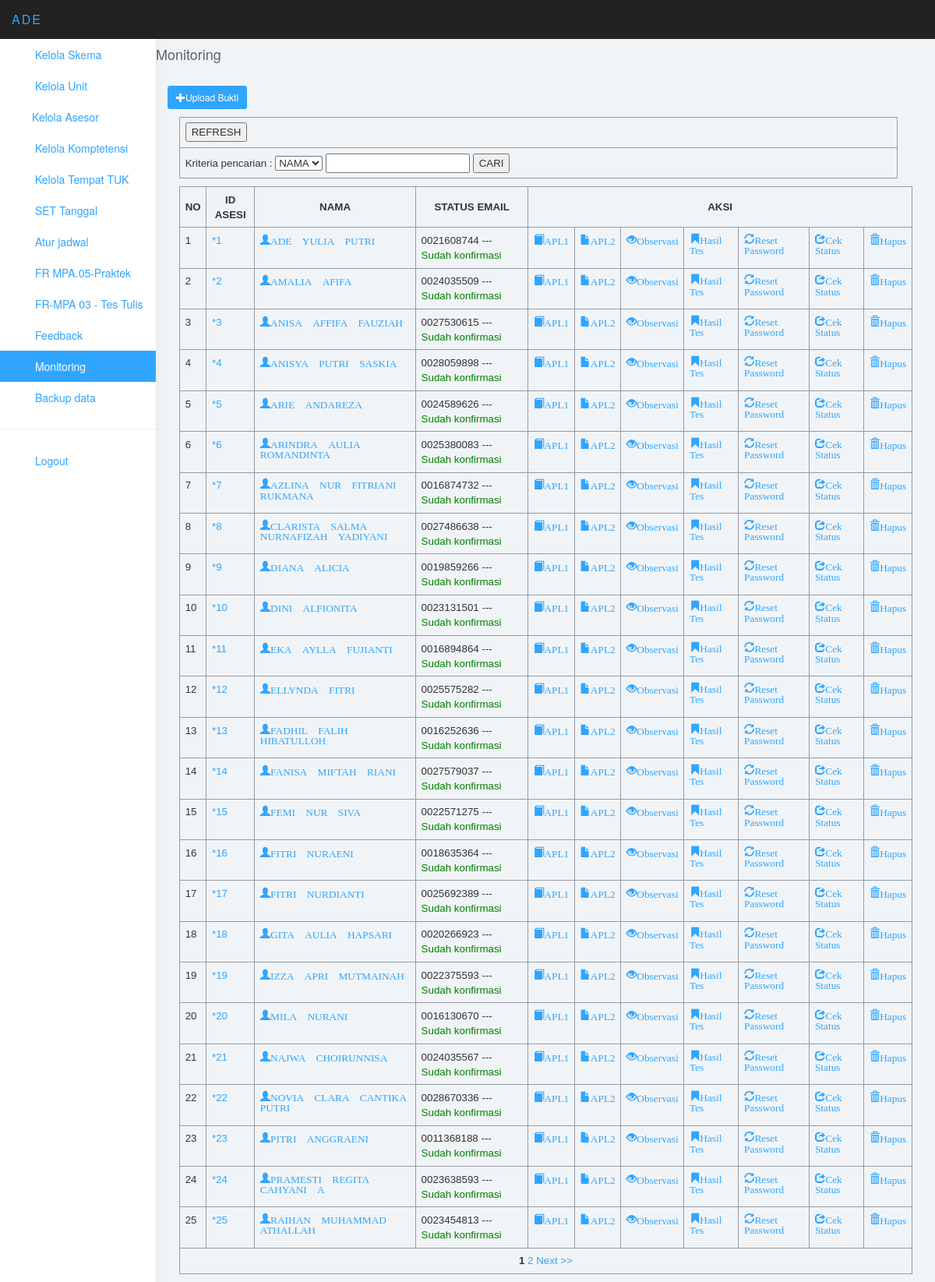
Screenshot of /lummenu/moniasesi1.php (signed in) with the database file from the repository.
### tables this page shows
CREATE TABLE `lsp_usertbl` (
  `id_user` int(11) NOT NULL AUTO_INCREMENT,
  `nama` varchar(50) NOT NULL,
  `email` varchar(50) NOT NULL,
  `password` varchar(50) NOT NULL,
  `status` varchar(1) NOT NULL,
  `kode` date NOT NULL,
  `level` enum('lsp','asesor','peserta') NOT NULL,
  `notelp` varchar(25) NOT NULL,
  `linkttd` varchar(100) NOT NULL,
  PRIMARY KEY (`id_user`)
);

### lummenu/moniasesi1.php (the view, shortened to what this page needs)
<!DOCTYPE html>
<html>
<head>
<link href="css/bootstrap.min.css" rel="stylesheet">
<link href="css/datepicker3.css" rel="stylesheet">
<link href="css/styles.css" rel="stylesheet">
<link href="css/adminstyle.css" rel="stylesheet">
<link href='../css/tombol.css' rel='stylesheet' type='text/css'>
<?php
if (empty($_SESSION['username']) AND empty($_SESSION['password'])){
 echo "<center><link href='css/adminstyle.css' rel='stylesheet' type='text/css'>
 <strong> Anda Harus Login Dahulu ...!</strong><br>";
 echo "<a href=../lsp_login.php class='btn btn-primary btn-sm' role='button'> Kembali</a></center>";
}
else{
?>
</head>
<body>
<?php if(isset($_SESSION['username'])) { $uname=$_SESSION['username'];}
$l="SELECT * FROM lsp_usertbl WHERE email='".$uname."'";
$resultx=mysql_query($l);
$hasilx=mysql_fetch_array($resultx);
$namax=$hasilx['nama'];
?>
	<nav class="navbar navbar-inverse navbar-fixed-top" role="navigation">
		<div class="container-fluid">
			<div class="navbar-header">
				<a class="navbar-brand"><span><?php echo $namax ;?></span></a>
			</div>
		</div>
	</nav>
	<div id="sidebar-collapse" class="col-sm-3 col-lg-2 sidebar">
		<ul class="nav menu">
			<li ><a href="inputskema.php"><svg class="glyph stroked paperclip"><use xlink:href="#stroked-paperclip"/></svg> Kelola Skema</a></li>
			<li ><a href="inputunit.php"><svg class="glyph stroked chain"><use xlink:href="#stroked-chain"/></svg> Kelola Unit</a></li>
			<li><a href="inputasesor.php"><svg class="glyph stroked male user "><use xlink:href="#stroked-male-user"/></svg>Kelola Asesor</a></li>
			<li><a href="inputelemen.php"><svg class="glyph stroked star"><use xlink:href="#stroked-star"/></svg> Kelola Komptetensi</a></li>
			<li><a href="inputtempattuk.php"><svg class="glyph stroked home"><use xlink:href="#stroked-home"/></svg> Kelola Tempat TUK</a></li>
<li><a href="settanggal.php"><svg class="glyph stroked clock"><use xlink:href="#stroked-clock"/></svg> SET Tanggal</a></li>
<li><a href="pemetaanasesor.php"><svg class="glyph stroked calendar"><use xlink:href="#stroked-calendar"/></use></svg> Atur jadwal</a></li>
<li><a href="inputpraktek.php"><svg class="glyph stroked pen tip"><use xlink:href="#stroked-pen-tip"/></svg> FR MPA.05-Praktek</a></li>
<li><a href="inputtestulis.php"><svg class="glyph stroked clipboard with paper"><use xlink:href="#stroked-clipboard-with-paper"/></svg> FR-MPA 03 - Tes Tulis </a></li>
<li><a href="inputfeed.php"><svg class="glyph stroked usb flash drive"><use xlink:href="#stroked-usb-flash-drive"/></svg> Feedback</a></li>
<li  class="active"><a href="monitorasesi.php"><svg class="glyph stroked desktop computer and mobile"><use xlink:href="#stroked-desktop-computer-and-mobile"/></svg> Monitoring</a></li>
<li><a href="backupdata.php"><svg class="glyph stroked download"><use xlink:href="#stroked-download"/></svg> Backup data</a></li>
			<li role="presentation" class="divider"></li>
			<li><a href="../logout.php"><svg class="glyph stroked lock"><use xlink:href="#stroked-lock"/></svg> Logout</a></li>
		</ul>
	</div>
	<div class="col-sm-9 col-sm-offset-3 col-lg-10 col-lg-offset-2 main">
		<div class="row">
			<h4>Monitoring</h4>
</div>
		<div class="row">
			<div class="col-lg-12">
<body>
<br/>
<?php echo "<a href=\"".$_SERVER['PHP_SELF'].
        "?op=uploadgbr\" class='btn btn-primary btn-sm' role='button'> <span class='glyphicon glyphicon-plus'></span>Upload Bukti</a>";?>
<table width="95%">
<tr><td><input type="button" value="REFRESH" onclick="window.location='monitorasesi.php'">
<form method="post" action="moniasesi1.php">
<tr><td>Kriteria pencarian :
<select name="txtkriteria">
<option value="nama"> NAMA
</select>
<input type="text" name="txtcari">
<input type="submit" value="CARI"><br></td>
</table>
<table  width="97%">
<th align="center"> NO </th>
<th align="center"> ID Asesi</th>
<th align="center"> NAMA </th>
<th align="center"> Status Email </th>
<th colspan="7" align="center"> Aksi </th>
<tr>
<?php
$dataPerPage = 25;
if(isset($_GET['page']))
{
    $noPage = $_GET['page'];
}
else $noPage = 1;
$offset = ($noPage - 1) * $dataPerPage;
if($_POST['sqlaction']=="SEARCH"){
$sql="Select * from lsp_usertbl WHERE level='peserta' and ".
$_POST['txtkriteria']." LIKE '%".
$_POST['txtcari']."%' LIMIT $offset, $dataPerPage";
} else {
$sql="select * from lsp_usertbl where level='peserta' order by id_user LIMIT $offset, $dataPerPage";
}
$result=mysql_query($sql);
$number=1;
while ($row=mysql_fetch_row($result)){
if($row[4]==1){$konok='Sudah konfirmasi'; $wrn='green';} else { $konok='Belum Konfirmasi'; $wrn='red';}
echo "<tr>";
echo "<td>".$number."</td>";
echo "<td align=left><a href=\"".$_SERVER['PHP_SELF'].
        "?op=edit&email=".$row[2]."\" title='Edit Biodata'>*".$row[0]."</a></td>";
echo "<td align=left><a href=../siswa/biodatasiswa.php?email=" .trim($row[2]). " target=_blank><span class='glyphicon glyphicon-user'>".$row[1]."</td></a>";
echo "<td align=center>".$row[2]." --- <font color='$wrn'>".$konok."</font></td>";
echo "<td><a href=\"".$_SERVER['PHP_SELF'].
        "?op=validasi&idasesi=".$row[0]."&nama=".$row[1]."\"><span class='glyphicon glyphicon-book'>APL1</a>";
echo "<td><a href=\"".$_SERVER['PHP_SELF'].
        "?op=validasiapl2&idasesi=".$row[0]."&nama=".$row[1]."&email=".$row[2]."\"><span class='glyphicon glyphicon-file'>APL2</a>";
echo "<td><a href=\"".$_SERVER['PHP_SELF'].
        "?op=observasi&idasesi=".$row[0]."&nama=".$row[1]."&email=".$row[2]."\"><span class='glyphicon glyphicon-eye-open'>Observasi</a>";
echo "<td><a href=\"".$_SERVER['PHP_SELF'].
        "?op=rekaphasiltes&idasesi=".$row[0]."&nama=".$row[1]."&email=".$row[2]."\"><span class='glyphicon glyphicon-bookmark'>Hasil Tes</a>";
echo "<td><a href=\"".$_SERVER['PHP_SELF'].
        "?op=ubahpassword&idasesi=".$row[0]."\"><span class='glyphicon glyphicon-refresh'>Reset Password</a>";
echo "<td><a href=\"".$_SERVER['PHP_SELF'].
        "?op=cekstatus&email=".$row[2]."&idasesi=".$row[0]."\"><span class='glyphicon glyphicon-share'>Cek Status</font></a>";
echo "<td><a href=\"".$_SERVER['PHP_SELF'].
        "?op=delete&idasesi=".$row[0]."\"><span class='glyphicon glyphicon-trash'>Hapus</font></a>";
$number++;
}
echo"<tr><td colspan=11><center>";
$query   = "SELECT COUNT(*) AS jumData FROM lsp_usertbl where level='peserta'";
$hasil  = mysql_query($query);
$data     = mysql_fetch_array($hasil);
$jumData = $data['jumData'];
$jumPage = ceil($jumData/$dataPerPage);
for($page = 1; $page <= $jumPage; $page++)
{
         if ((($page >= $noPage - 3) && ($page <= $noPage + 3)) || ($page == 1) || ($page == $jumPage))
         {
            if ($page == $noPage) echo " <span class=active_tnt_link><b> ".$page." </b></span> ";
            else echo "<a href='".$_SERVER['PHP_SELF']."?page=".$page."'> ".$page."</a> ";
         }
}
if ($noPage < $jumPage) echo "<a href='".$_SERVER['PHP_SELF']."?page=".($noPage+1)."'>Next &gt&gt;</a>";
echo "</center></td></tr></table>";
}
?>
                </div>
         </div>
</body>
</html>

### lummenu/css/styles.css (style rules this page uses)
body { background: #f1f4f7; padding-top: 50px; color: #5f6468; }
a, a:hover, a:focus { color: #30a5ff; }
h1, h2, h3, h4, h5, h6 { color: #5f6468; }
h3, h4 { font-weight: 300; }
.navbar-header .navbar-brand { color: #fff; font-size: 16px; text-transform: uppercase; font-weight: 500; letter-spacing: 2px; }
.navbar-header .navbar-brand span { color: #30a5ff; }
.btn-primary, .btn-primary:hover, .btn-primary:focus, .btn-primary:active, .btn-primary.active, .open > .dropdown-toggle.btn-primary, .btn-primary.disabled, .btn-primary[disabled], fieldset[disabled] .btn-primary, .btn-primary.disabled:hover, .btn-primary[disabled]:hover, fieldset[disabled] .btn-primary:hover, .btn-primary.disabled:focus, .btn-primary[disabled]:focus, fieldset[disabled] .btn-primary:focus, .btn-primary.disabled:active, .btn-primary[disabled]:active, fieldset[disabled] .btn-primary:active, .btn-primary.disabled.active, .btn-primary[disabled].active, fieldset[disabled] .btn-primary.active { background-color: #30a5ff; border-color: #30a5ff; }
.navbar { border: 0; }
.sidebar { display: block; background-color: #fff; padding: 0; display: none; }
@media (min-width: 768px) { .sidebar { display: block; position: fixed; top: 50px; bottom: 0; left: 0; z-index: 1000; display: block; margin: 0; padding: 0; overflow-x: hidden; overflow-y: auto; background-color: #fff; box-shadow: 1px 0px 10px rgba(0, 0, 0, .05); } }
@media (min-width: 768px) { .navbar-header { width: 100%; } }
.sidebar ul.nav .active a, .sidebar ul.nav li.parent a.active, .sidebar ul.nav .active > a:hover, .sidebar ul.nav li.parent a.active:hover, .sidebar ul.nav .active > a:focus, .sidebar ul.nav li.parent a.active:focus { color: #fff; background-color: #30a5ff; }
.sidebar ul.nav li.divider { border-bottom: 1px solid #eee; margin: 20px 0; }
.sidebar .glyph, .user-menu .glyph { height: 16px; width: 16px; margin: 0 10px 0 0; stroke-width: 3px; }

### lummenu/css/adminstyle.css (style rules this page uses)
table { font-family: Arial; font-size: 10pt; border-width: 0px; border-style: solid; border-color: #999999; border-collapse: collapse; margin: 10px 0px; margin-left:15px; }
th { color: #333333; font-size: 10pt; text-transform: uppercase; text-align: center; padding: 0.5em; border-width: 1px; border-style: solid; border-color: #969BA5; border-collapse: collapse; }
td { padding: 0.5em; color: #333333; text-align: left; vertical-align: top; border-width: 1px; border-style: solid; border-color: #969BA5; border-collapse: collapse; }

### rows the page displays
lsp_usertbl: nama "ADE"
lsp_usertbl: id_user "1", nama "ADE YULIA PUTRI", email "0021608744", status "Sudah konfirmasi"
lsp_usertbl: id_user "2", nama "AMALIA AFIFA", email "0024035509", status "Sudah konfirmasi"
lsp_usertbl: id_user "3", nama "ANISA AFFIFA FAUZIAH", email "0027530615", status "Sudah konfirmasi"
lsp_usertbl: id_user "4", nama "ANISYA PUTRI SASKIA", email "0028059898", status "Sudah konfirmasi"
lsp_usertbl: id_user "5", nama "ARIE ANDAREZA", email "0024589626", status "Sudah konfirmasi"
lsp_usertbl: id_user "6", nama "ARINDRA AULIA ROMANDINTA", email "0025380083", status "Sudah konfirmasi"
lsp_usertbl: id_user "7", nama "AZLINA NUR FITRIANI RUKMANA", email "0016874732", status "Sudah konfirmasi"
lsp_usertbl: id_user "8", nama "CLARISTA SALMA NURNAFIZAH YADIYANI", email "0027486638", status "Sudah konfirmasi"
lsp_usertbl: id_user "9", nama "DIANA ALICIA", email "0019859266", status "Sudah konfirmasi"
lsp_usertbl: id_user "10", nama "DINI ALFIONITA", email "0023131501", status "Sudah konfirmasi"
lsp_usertbl: id_user "11", nama "EKA AYLLA FUJIANTI", email "0016894864", status "Sudah konfirmasi"
lsp_usertbl: id_user "12", nama "ELLYNDA FITRI", email "0025575282", status "Sudah konfirmasi"
lsp_usertbl: id_user "13", nama "FADHIL FALIH HIBATULLOH", email "0016252636", status "Sudah konfirmasi"
lsp_usertbl: id_user "14", nama "FANISA MIFTAH RIANI", email "0027579037", status "Sudah konfirmasi"
lsp_usertbl: id_user "15", nama "FEMI NUR SIVA", email "0022571275", status "Sudah konfirmasi"
lsp_usertbl: id_user "16", nama "FITRI NURAENI", email "0018635364", status "Sudah konfirmasi"
lsp_usertbl: id_user "17", nama "FITRI NURDIANTI", email "0025692389", status "Sudah konfirmasi"
lsp_usertbl: id_user "18", nama "GITA AULIA HAPSARI", email "0020266923", status "Sudah konfirmasi"
lsp_usertbl: id_user "19", nama "IZZA APRI MUTMAINAH", email "0022375593", status "Sudah konfirmasi"
lsp_usertbl: id_user "20", nama "MILA NURANI", email "0016130670", status "Sudah konfirmasi"
lsp_usertbl: id_user "21", nama "NAJWA CHOIRUNNISA", email "0024035567", status "Sudah konfirmasi"
lsp_usertbl: id_user "22", nama "NOVIA CLARA CANTIKA PUTRI", email "0028670336", status "Sudah konfirmasi"
lsp_usertbl: id_user "23", nama "PITRI ANGGRAENI", email "0011368188", status "Sudah konfirmasi"
lsp_usertbl: id_user "24", nama "PRAMESTI REGITA CAHYANI A", email "0023638593", status "Sudah konfirmasi"
lsp_usertbl: id_user "25", nama "RAIHAN MUHAMMAD ATHALLAH", email "0023454813", status "Sudah konfirmasi"
